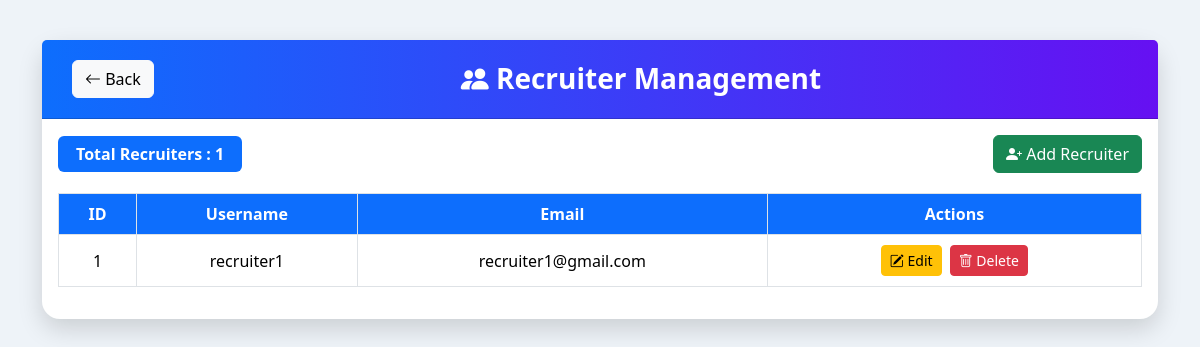
The app's page /view_recruiters/, older data.
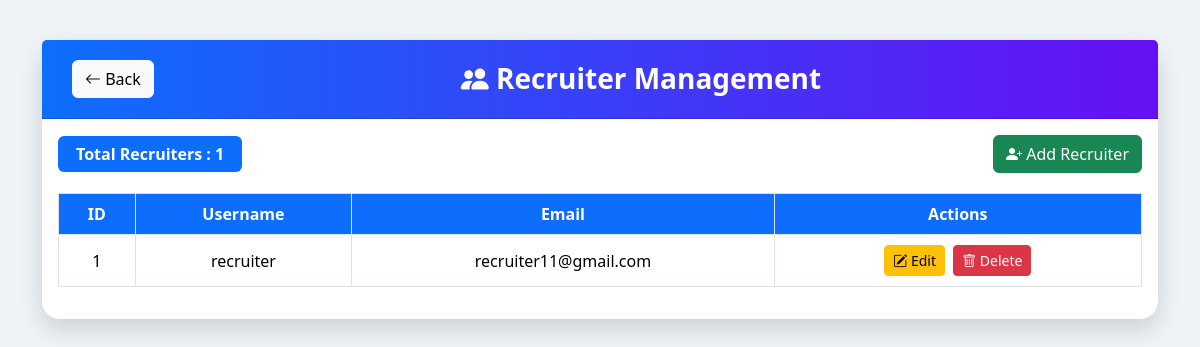
The same page, newer data.
### app1/models.py (models this page shows)
class User(AbstractUser):
  is_admin=models.BooleanField('Is admin',default=False)
  is_candidate=models.BooleanField('Is candidate',default=False)
  is_recruiter=models.BooleanField('Is recruiter',default=False)

### app1/views.py (the view)
# urls.py: path("view_recruiters/", views.view_recruiters, name="view_recruiters"),
def view_recruiters(request):
  recruiters = User.objects.filter(is_recruiter = True)
  return render(request,"view_recruiters.html",{"recruiters":recruiters})

### app1/templates/view_recruiters.html (shortened to what this page needs)
<!DOCTYPE html>
<html lang="en">
<head>
    <link href="https://cdn.jsdelivr.net/npm/bootstrap@5.3.3/dist/css/bootstrap.min.css" rel="stylesheet">
    <link rel="stylesheet"
          href="https://cdn.jsdelivr.net/npm/bootstrap-icons@1.11.3/font/bootstrap-icons.min.css">
</head>
<body>
<div class="container">
<div class="card">
<div class="card-header d-flex justify-content-between align-items-center">
<a href="{% url 'admin' %}" class="btn btn-light">
<i class="bi bi-arrow-left"></i>
Back
</a>
<h3 class="page-title">
<i class="bi bi-people-fill"></i>
Recruiter Management
</h3>
</div>
<div class="card-body">
<div class="top-bar">
<span class="badge bg-primary badge-count">
Total Recruiters :
{{ recruiters|length }}
</span>
<a href="{% url 'add_recruiter' %}"
class="btn btn-success">
<i class="bi bi-person-plus-fill"></i>
Add Recruiter
</a>
</div>
<table class="table table-bordered table-hover">
<thead>
<tr>
<th>ID</th>
<th>Username</th>
<th>Email</th>
<th>Actions</th>
</tr>
</thead>
<tbody>
{% for i in recruiters %}
<tr>
<td>{{ forloop.counter }}</td>
<td>{{ i.username }}</td>
<td>{{ i.email }}</td>
<td>
<a href="{% url 'edit_recruiter' i.id %}"
class="btn btn-warning btn-sm action-btn">
<i class="bi bi-pencil-square"></i>
Edit
</a>
<a href="{% url 'delete_recruiter' i.id %}"
class="btn btn-danger btn-sm action-btn"
onclick="return confirm('Delete this recruiter?')">
<i class="bi bi-trash"></i>
Delete
</a>
</td>
</tr>
{% endfor %}
</tbody>
</table>
</div>
</div>
</div>
</body>
</html>

Row changes from the older to the newer data that the page shows:
removed User: username "recruiter1", email "recruiter1@gmail.com"
added User: username "recruiter", email "recruiter11@gmail.com"
